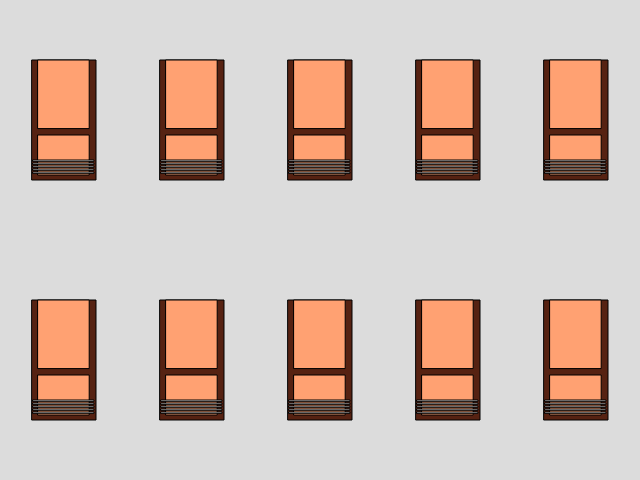
Frame 1 (no input)
Frame 60 (no input): identical to frame 1, image omitted
Frame 120 (the mouse pressed at the canvas centre since frame 60): identical to frame 1, image omitted

The p5.js sketch that drew this single still picture (run headless with seeded random() and noise() and a simulated clock; from frame 60 on, the mouse is pressed at the canvas centre):

// p5.js sketch
// ── sketch.js
// system variables
function setup() { 
    createCanvas(640, 480);
    //two points, numbers in (x1, y1, x2, y2)
}

function draw() {
    background(220);
    
    
    var ww = width/5;   //windowwidth
    var wh = height/2;  //windowheight
    
    for ( var x = ww/4; x < width; x+=ww) {
     for ( var y = wh/4; y < height; y+=wh) {   
        
         //Stroke();
         fill(86, 34, 18);
         rect(x, y, ww/2, wh/2);
         
         
         fill(255, 161, 114);
         rect(x + 6, y, ww/2.5, wh/3.5);
         rect(x + 6, y + wh/8 * 2.5, ww/2.5, wh/6);
         

         
         
         fill("white");
         rect(x + 1, y + 100, ww/2.1, wh/180);
         rect(x + 1, y + 103, ww/2.1, wh/180);
         rect(x + 1, y + 106, ww/2.1, wh/180);
         rect(x + 1, y + 109, ww/2.1, wh/180);
         rect(x + 1, y + 112, ww/2.1, wh/180);


      }
        
    }

    
}
